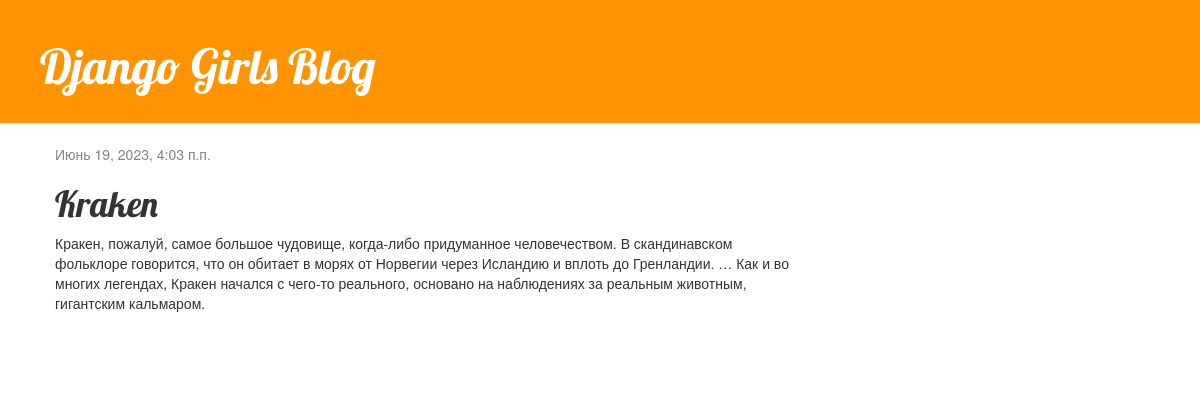
The app's page /post/1/ with its own data.
### blog/models.py (models this page shows, shortened)
class Post(models.Model):
    objects = None
    author = models.ForeignKey(settings.AUTH_USER_MODEL, on_delete=models.CASCADE)
    title = models.CharField(max_length=200)
    text = models.TextField()
    created_date = models.DateTimeField(default=timezone.now)
    published_date = models.DateTimeField(blank=True, null=True)

### blog/views.py (the view)
# urls.py: path('post/<int:pk>/', views.post_detail, name='post_detail'),
def post_detail(request, pk):
    post = get_object_or_404(Post, pk=pk)
    return render(request, 'blog/post_detail.html', {'post': post})

### blog/templates/blog/post_detail.html (shortened to what this page needs)
{% extends 'blog/base.html' %}
{% block content %}
    <div class="post">
        {% if post.published_date %}
            <div class="date">
                {{ post.published_date }}
            </div>
        {% endif %}
        <h1>{{ post.title }}</h1>
        <p>{{ post.text|linebreaksbr }}</p>
    </div>
{% endblock %}

### blog/templates/blog/base.html (shortened to what this page needs)
{% load static %}
<html>
    <head>
        <link rel="stylesheet" href="//maxcdn.bootstrapcdn.com/bootstrap/3.2.0/css/bootstrap.min.css">
        <link rel="stylesheet" href="//maxcdn.bootstrapcdn.com/bootstrap/3.2.0/css/bootstrap-theme.min.css">
        <link rel="stylesheet" href="{% static 'css/blog.css' %}">
    </head>
    <body>
    <div class="page-header">
        <h1><a href="/">Django Girls Blog</a></h1>
    </div>
    <div class="content container">
        <div class="row">
            <div class="col-md-8">
             {%block content %}
             {% endblock %}
            </div>
        </div>
    </div>
</body>
</html>

### blog/static/css/blog.css (style rules this page uses)
.page-header { background-color: #ff9400; margin-top: 0; padding: 20px 20px 20px 40px; }
.page-header h1, .page-header h1 a, .page-header h1 a:visited, .page-header h1 a:active { color: #ffffff; font-size: 36pt; text-decoration: none; }
.content { margin-left: 40px; }
h1, h2, h3, h4 { font-family: 'Lobster', cursive; }
.date { color: #828282; }
.post { margin-bottom: 70px; }

### records on screen
Post: published_date "Июнь 19, 2023, 4:03 п.п.", title "Kraken", text "Кракен, пожалуй, самое большое чудовище, когда-либо придуманное человечеством. В скандинавском фольклоре говорится, что он обитает в морях от Норвегии через Исландию и вплоть до Гренландии. … Как и во многих легендах, Кракен начался с чего-то реального, основано на наблюдениях за реальным животным, гигантским кальмаром."
